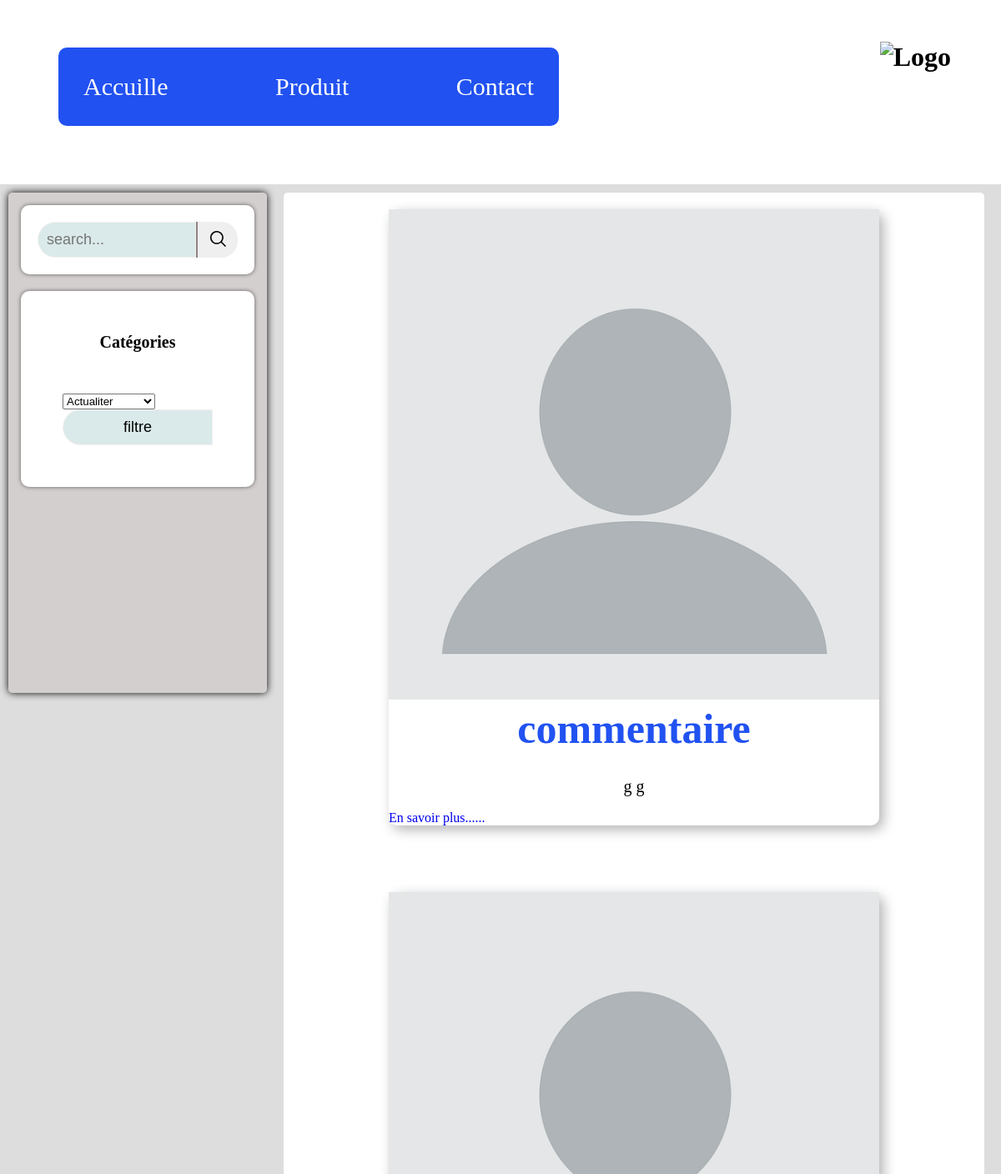
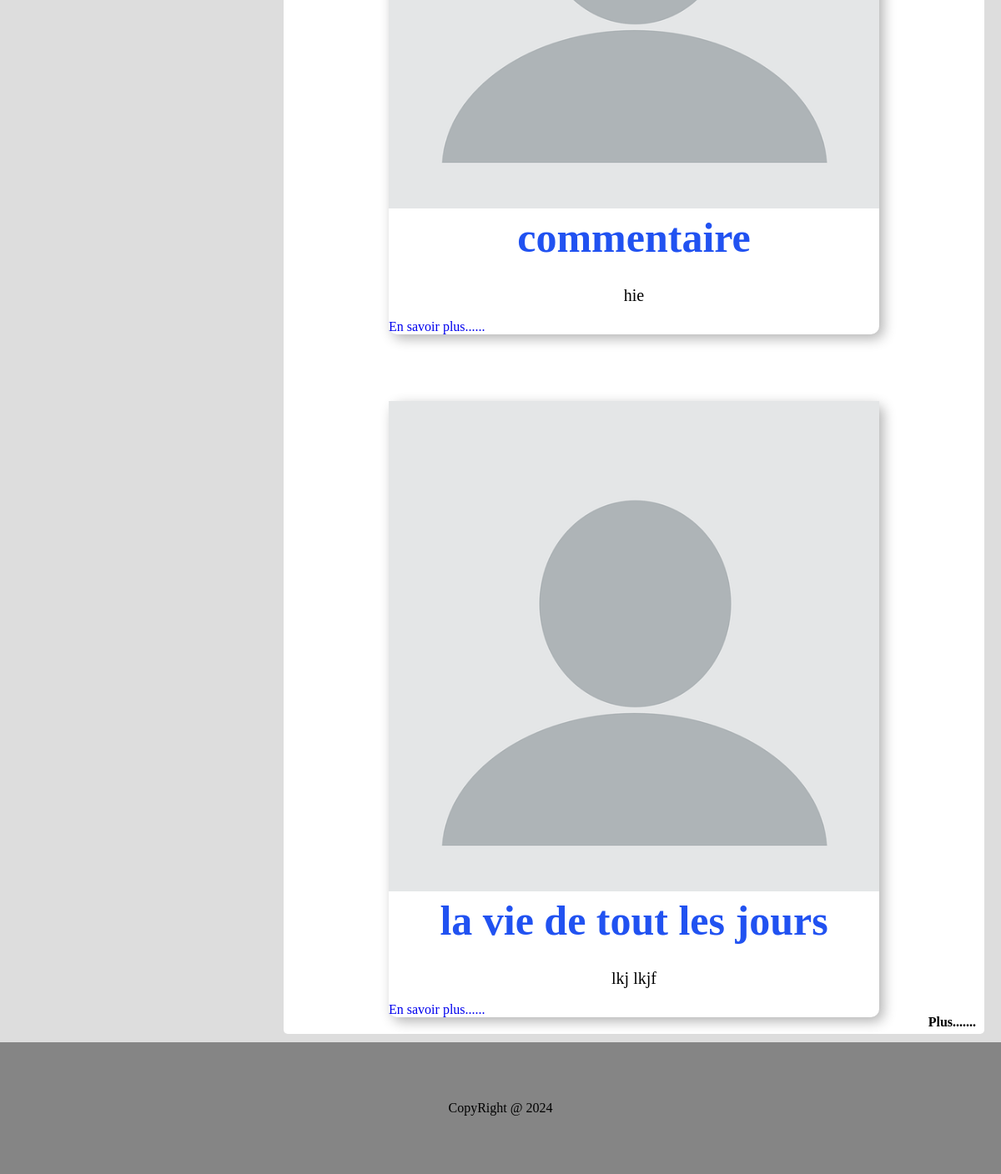
The app's page /, older data (2 pictures, top to bottom).
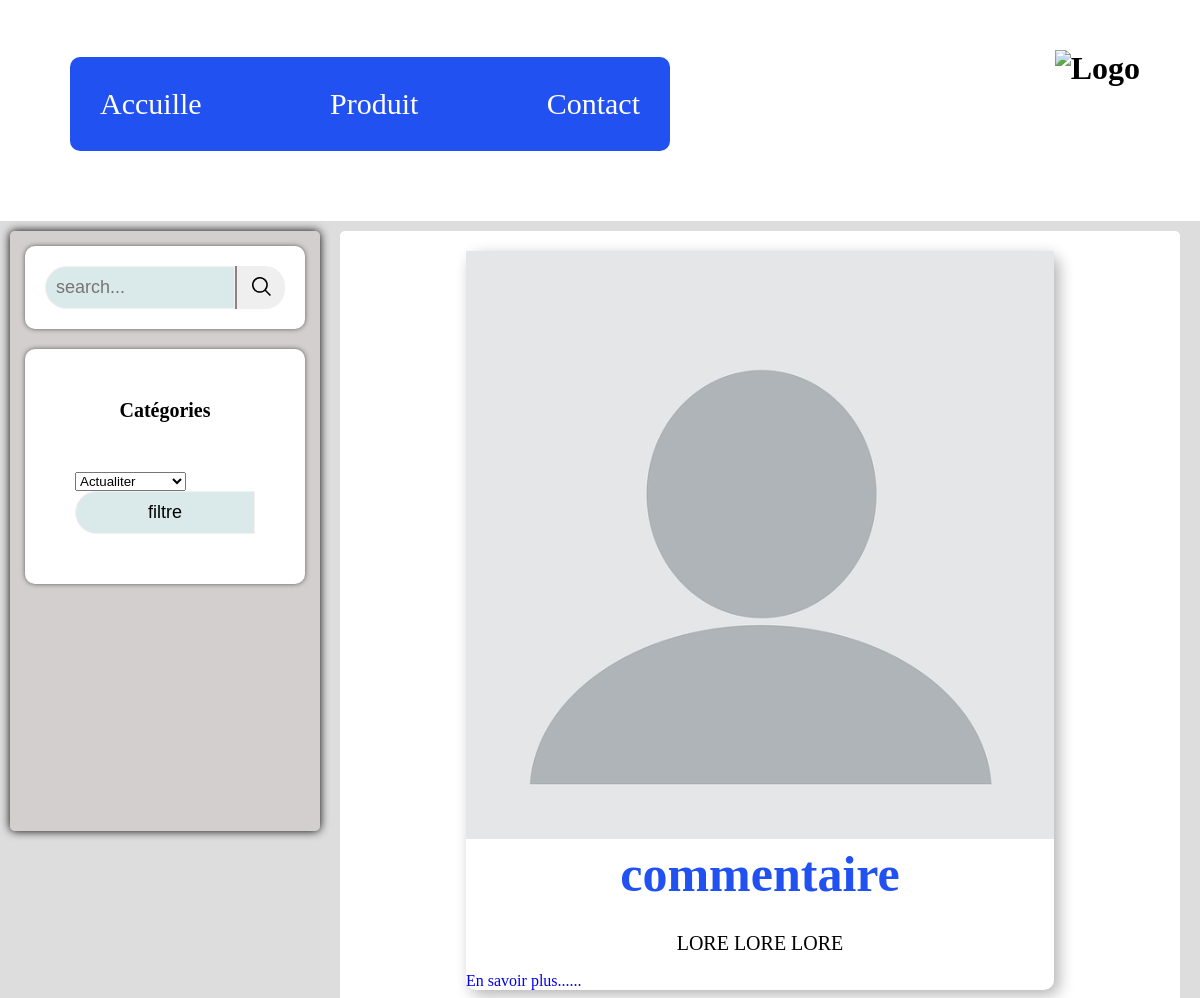
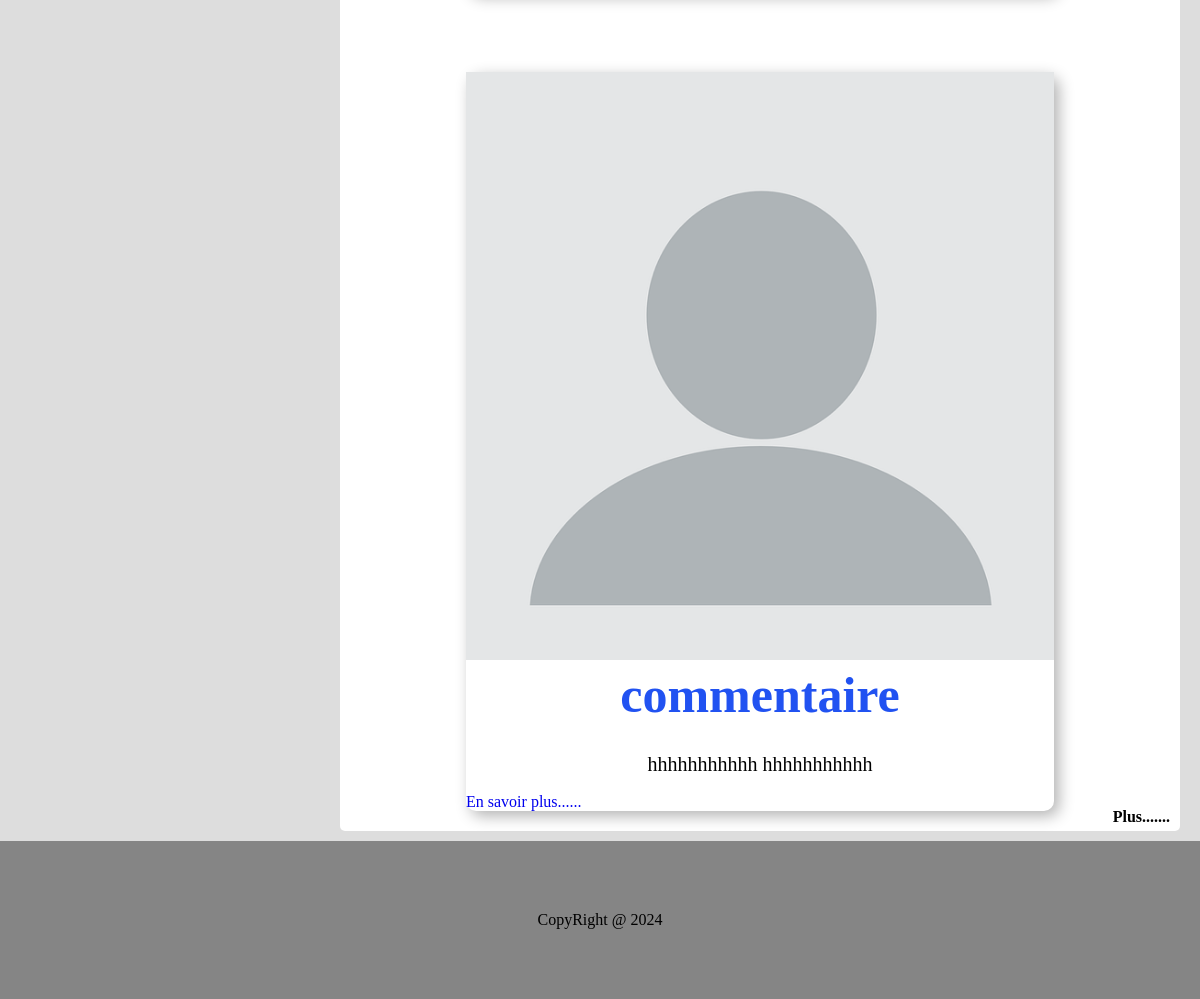
The same page, newer data (2 pictures, top to bottom).
### content/models.py (models this page shows)
class Article(models.Model):
    article_id = models.UUIDField(primary_key=True, default=uuid.uuid4)
    category = models.CharField(max_length=100)
    titre = models.CharField(max_length=100)
    article_img = models.ImageField(upload_to='article_image', default='blank-profile-picture.png')
    body = models.TextField()
    date_create = models.DateTimeField(default=datetime.now)
    def __str__(self):
        return self.titre

### content/views.py (the view)
# urls.py: path('', views.index, name='index'),
def index(request):
    article_sugg = []
    if request.method == 'POST':
        if request.POST.get('categorie'):
            current_article = request.POST.get('categorie')
            article= Article.objects.filter(category__icontains=current_article)
            for  i in article:
                article_sugg.append(i)
        elif request.POST.get('search'):
            search = request.POST.get('search')
            article = Article.objects.filter(category__icontains=search)
            for i in article:
                article_sugg.append(i)
    else:
        article = Article.objects.all()
        for i in article:
            article_sugg.append(i)
    random.shuffle(article_sugg)
    print(article_sugg, '=============================')
    return render(request, 'index.html',{'articles':article_sugg})

### templates/index.html (shortened to what this page needs)
<!DOCTYPE html>
<html lang="en">
<head>
    <link rel="stylesheet" href="/static/css/style.css">
</head>
<body>
    <div class="container">
        <div class="navbar-container">
            <nav class="navbar">
                <ul>
                    <li><a href="#">Accuille</a></li>
                    <li><a href="#">Produit</a></li>
                    <li><a href="#">Contact</a></li>
                </ul>
            </nav>
            <img src="#" alt="Logo" class="logo">
        </div>
        <div class="filter">
            <div class="search-container">
                <form action="#" method="post">
                    <div class="search">
                        <input type="text" name="search" placeholder="search..." >
                        <BUtton><img src="/static/assets/search.svg" alt="search" style="width: 19px;"></BUtton>
                    </div>
                </form>
            </div>
            <div class="categorie">
                <h4>Catégories</h4>
                <form action="{% url 'index' %}" method="post">
                    <select name="categorie" id="categorie">
                        <option value="actualiter">Actualiter</option>
                    </select>
                    <input type="submit" value="filtre">
                </form>
            </div>
        </div>
        <div class="article-container">
            {% for article in articles %}
            <div class="article">
                <div class="img">
                <img src="{{article.article_img.url}}" alt="">
                </div>
                <article>
                    <h2>{{article.titre}}</h2>
                    <p>{{article.body}}</p>
                         <a href="/post/{{article.article_id}}">En savoir plus......</a>
                </article>
            </div>
            {% endfor %}
            <h4 class="next"><a href="#">Plus.......</a></h4>
        </div>
    </div>
    <footer>
        CopyRight @ 2024
    </footer>
</body>
</html>

### static/css/style.css (style rules this page uses)
:root { --primary-color : rgba(9, 63, 240, 0.9); --opacity: rgba(0,0,0,0.3); --shadow: 0 0 15px var(--opacity); --body: #ddd; --input: rgb(218, 233, 233); }
* { margin: 0; box-sizing: border-box; text-decoration: none; list-style: none; }
body { background:var(--body); font-family: 'roboto', sans-serif, ; box-sizing: border-box; }
.container { display: flex; flex-wrap: wrap; justify-content: space-between; }
.navbar-container { position: relative; width: 100%; background-color: #ffffff; padding: 70px; width: 100%; }
.navbar-container .navbar { margin-top: 30px; }
.navbar-container ul { display: flex; justify-content: space-between; gap: 30px; margin-top: -43px; padding: 30px; background-color: var(--primary-color); max-width: 600px; border-radius: 10px; }
.navbar-container .logo { position: absolute; right: 60px; top: 50px; font-weight: bold; font-size: 2em; }
.navbar-container ul li a { font-size: 30px; color: #fff }
.filter, .article-container { margin: 10px; }
.filter { padding: 15px; max-height: 600px; margin-left: 10px; flex: 1; background-color: rgba(207, 199, 199, 0.6); box-shadow: 0px 0px 10px black; border-radius: 5px; width: 25px; }
.filter .search-container { padding: 20px; box-shadow: 0px 0px 5px #5e5a5a; background-color: #fff; border-radius: 10px; margin: 0px 0px 20px 0px; }
.filter .search { display: flex; position: relative; }
.filter input { padding: 10px; border-radius: 30px 0px 0px 30px; font-size: 18px; background-color:var(--input); border: 1px solid ; border-color: hwb(0 94% 4%); width: 100%; outline: none; }
.filter .search button { position: relative; background-color: none; border: none; border-left: 2px solid #8d8282; border-radius: 0px 20px 20px 0px; width: 60px; }
.filter .categorie { padding: 50px; border-radius: 10px; box-shadow: 0px 0px 5px #5e5a5a; background-color: #ffffff; }
.filter h4 { font-size: 20px; margin-bottom: 50px; text-align: center; }
.article-container { position: relative; display: flex; flex-direction: column; flex-wrap: wrap; gap: 40px; flex: 3; background-color: #ffffff; margin-right: 20px ; border-radius: 5px; }
.article { margin: 20px auto ; box-shadow: 5px 5px 15px var(--opacity); max-width: 70%; border-radius: 10px; display: flex; flex-wrap: wrap; }
article { width: 100%; }
.article-container .article .img { width: 100%; }
.article-container .article img { width: 100%; object-fit: cover; }
.article article p, h2 { line-height: 1.4; }
.article article p { font-size: 20px; text-align: center; margin: 15px; }
.article article h2 { text-align: center; margin-bottom: 20px; color: var(--primary-color); font-size: 50px; }
footer { padding: 70px; text-align: center; background-color: rgba(0, 0,0,0.4); width: 100%; }
.next { position: absolute; right: 10px; bottom: 5px; }
.next a { color: black; }
.article-container img { float: left; }

Row changes from the older to the newer data that the page shows:
removed Article: article_img (placeholder picture), titre "commentaire", body "g g"
removed Article: article_img (placeholder picture), titre "commentaire", body "hie"
removed Article: article_img (placeholder picture), titre "la vie de tout les jours", body "lkj lkjf"
added Article: article_img (placeholder picture), titre "commentaire", body "LORE LORE LORE"
added Article: article_img (placeholder picture), titre "commentaire", body "hhhhhhhhhhh hhhhhhhhhhh"
